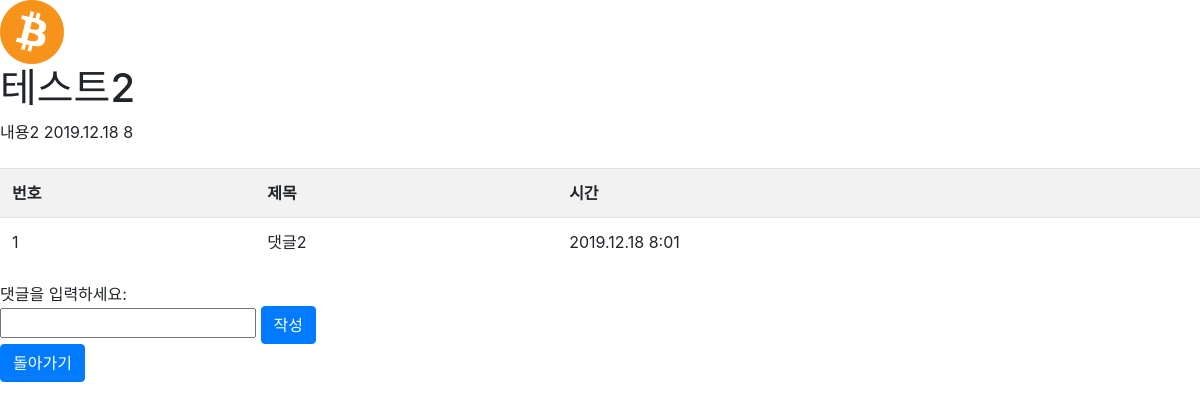
Page /community/1 on the earlier database version.
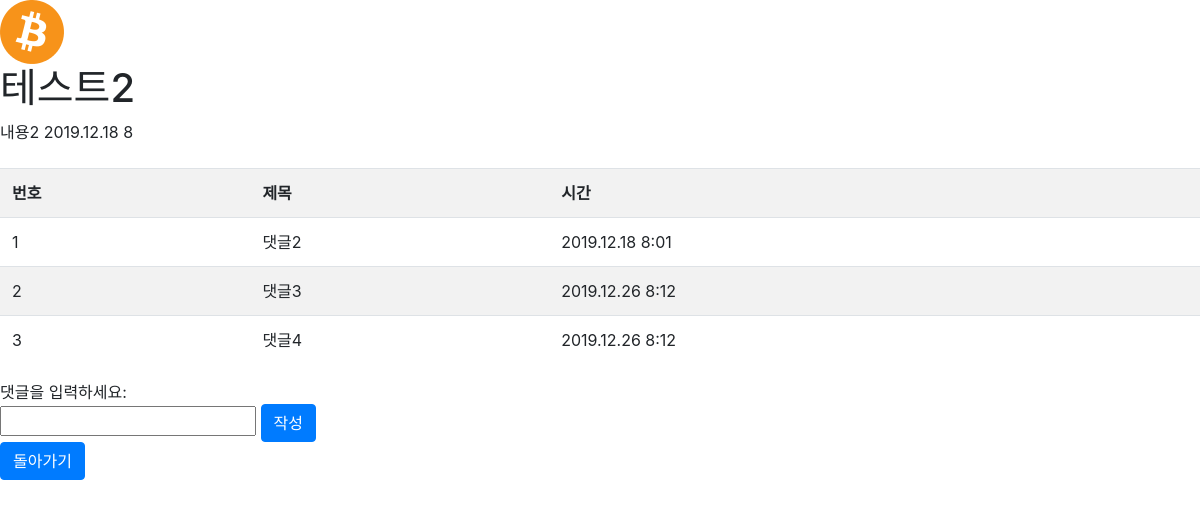
Same page on the later database version.
### community/models.py (models this page shows, shortened)
class Reply(models.Model):
    agenda = models.ForeignKey(Agenda, on_delete=models.CASCADE)
    reply_text = models.CharField(max_length=1000)
    pub_date = models.DateTimeField('date published')

### community/views.py (the view)
# urls.py: path('<int:agenda_id>', views.detail, name='detail'),      # /community/3
def detail(request, agenda_id):
    agenda = Agenda.objects.get(pk=agenda_id)
    reply = Reply.objects.filter(agenda=agenda_id)
    context = {'agenda': agenda, 'reply': reply}
    return render(request, 'community/detail.html', context)

### community/models.py (called while the page is built)
    def __str__(self):
        return self.agenda_text

### community/templates/community/detail.html (shortened to what this page needs)
{% load static %}
<!DOCTYPE html>
<html>
  <head>
    <link rel="stylesheet" href='{% static "community/css/bootstrap.css" %}'>
  </head>
  <body>
    <img src="{% static 'community/img/title_image.png' %}">
    <h1>{{agenda}}</h1>
    {{agenda.agenda_detail}} {{agenda.pub_date|date:"Y.m.d f"}}
    <br>
    <br>
      <table class="table table-striped">
        <th>번호</th>
        <th>제목</th>
        <th>시간</th>
      {% for r in reply %}
        <tr>
          <td>{{ forloop.counter }} </td>
          <td>{{r.reply_text}}</td>
          <td>{{r.pub_date|date:"Y.m.d f"}} </td>
        </tr>
      {% endfor %}
      </table>
    <form action = "{% url 'community:replysubmit' agenda.agenda_num  %}" method="post">
      댓글을 입력하세요:<br>
      <input type="text" name="reply">
      <input type="submit" value="작성" class="btn btn-primary" >
    </form>
    <a href="/community"><button type="button" class="btn btn-primary">돌아가기</button></a>
  </body>
</html>

Differences in the rows shown:
added Reply: reply_text "댓글3", pub_date "2019.12.26 8:12"
added Reply: reply_text "댓글4", pub_date "2019.12.26 8:12"
